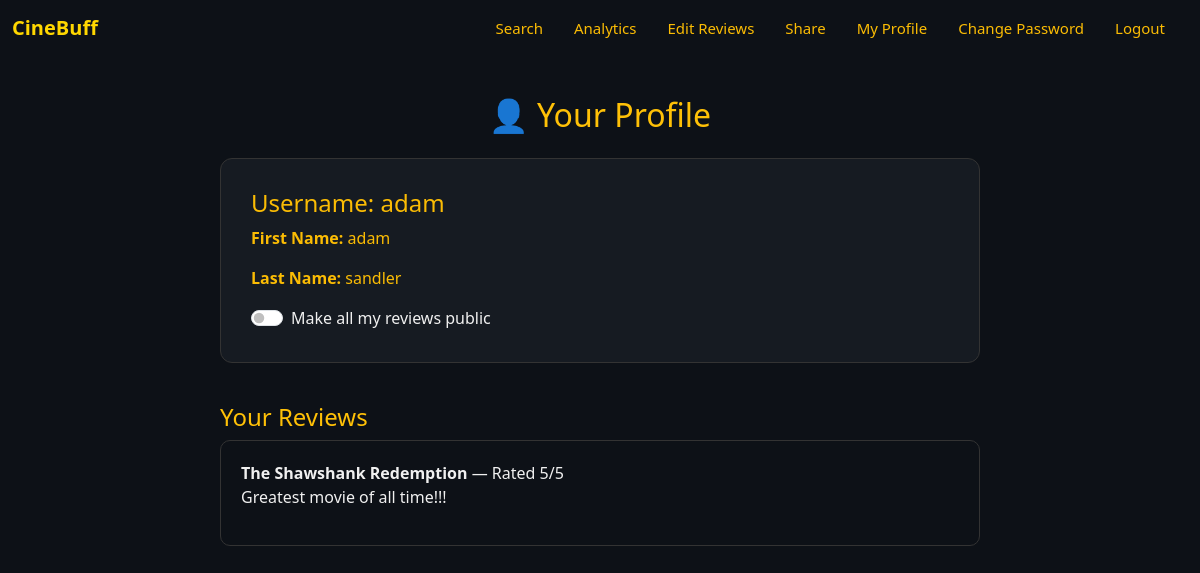
Screenshot of /profile (signed in) with the database file from the repository.
### app/models.py (models this page shows, shortened)
class Member(db.Model, UserMixin):
    __tablename__ = 'member'
    username = db.Column(db.String, primary_key=True)
    firstName = db.Column(db.String, nullable=False)
    lastName = db.Column(db.String, nullable=False)
    email = db.Column(db.String, nullable=False, unique=True)
    hashPwd = db.Column(db.String, nullable=False)
    reviews = db.relationship('Review', backref='member', lazy=True)
    roles = db.relationship('UserRole', backref='member', lazy=True)
    public_reviews = db.Column(db.Boolean, default=False)
    def has_role(self, role_name):
        if self.roles:
            for role in self.roles:
                if role.role == role_name:
                    return True
        return False

class Review(db.Model):
    __tablename__ = 'review'
    id = db.Column(db.Integer, primary_key=True, autoincrement=True)
    movie_id = db.Column(db.String, db.ForeignKey('movie.tconst'), nullable=False)
    username = db.Column(db.String, db.ForeignKey('member.username'), nullable=False)
    rating = db.Column(db.Integer, nullable=False)
    content = db.Column(db.Text, nullable=True)
    movie = db.relationship('Movie')

class Movie(db.Model):
    __tablename__ = 'movie'
    tconst = db.Column(db.Text, primary_key=True)
    primaryTitle = db.Column(db.Text)
    originalTitle = db.Column(db.Text)
    Poster_Link = db.Column(db.Text)
    startYear = db.Column(db.Integer)
    genres = db.Column(db.Text)
    Certificate = db.Column(db.Text)
    runtimeMinutes = db.Column(db.Integer)
    Director = db.Column(db.Text)
    Star1 = db.Column(db.Text)
    Star2 = db.Column(db.Text)
    Star3 = db.Column(db.Text)
    Star4 = db.Column(db.Text)
    Overview = db.Column(db.Text)
    reviews = db.relationship('Review', backref='has', lazy=True)

### app/users/routes.py (the view)
@users.route("/profile")
@login_required
def profile():
    user = Member.query.get(current_user.username)
    reviews = Review.query.filter_by(username=user.username).all()
    return render_template("profile.html", user=user, reviews=reviews)

### app/models.py (called while the page is built)
@login_manager.user_loader
def load_user(user_id):
    return Member.query.get(user_id)

### app/templates/profile.html (shortened to what this page needs)
{% extends "base.html" %}
{% block content %}
<div class="profile-container">
  <h2 class="text-warning text-center mb-4">👤 Your Profile</h2>
  <div class="profile-card">
    <h4>Username: {{ user.username }}</h4>
    <p><strong>First Name:</strong> {{ user.firstName }}</p>
    <p><strong>Last Name:</strong> {{ user.lastName }}</p>
    <div class="form-check form-switch mt-3">
      <input class="form-check-input" type="checkbox" id="publicToggle" {% if user.public_reviews %}checked{% endif %}>
      <label class="form-check-label" for="publicToggle">
        Make all my reviews public
      </label>
    </div>
  </div>
  <h4 class="text-warning mt-4">Your Reviews</h4>
  {% if reviews %}
    {% for r in reviews %}
    <div class="profile-reviews">
      <strong>{{ r.movie.primaryTitle }}</strong> — Rated {{ r.rating }}/5
      <p>{{ r.content }}</p>
    </div>
    {% endfor %}
  {% else %}
    <p class="text-muted">You haven’t reviewed any movies yet.</p>
  {% endif %}
</div>
{% endblock %}

### app/static/styles.css (style rules this page uses)
html, body { margin: 0; padding: 0; background-color: #0d1117 !important; color: white; height: 100%; font-family: 'Poppins', 'Segoe UI', sans-serif; }
h1, h2 { text-align: center; margin-bottom: 20px; color: #ffd700; }
.profile-container { padding: 40px 20px; max-width: 800px; margin: auto; color: #f0f0f0; }
.profile-card { background-color: #161b22; padding: 30px; border: 1px solid #333; border-radius: 12px; margin-bottom: 40px; }
.profile-card h4, .profile-card p, .profile-card strong { color: #fbbc04; }
.profile-reviews { background-color: #0d1117; border: 1px solid #333; border-radius: 10px; padding: 20px; margin-bottom: 20px; color: #f0f0f0; }

### rows the page displays
Member: username "adam", firstName "adam", lastName "sandler"
Review: movie.primaryTitle "The Shawshank Redemption", rating "5", content "Greatest movie of all time!!!"
